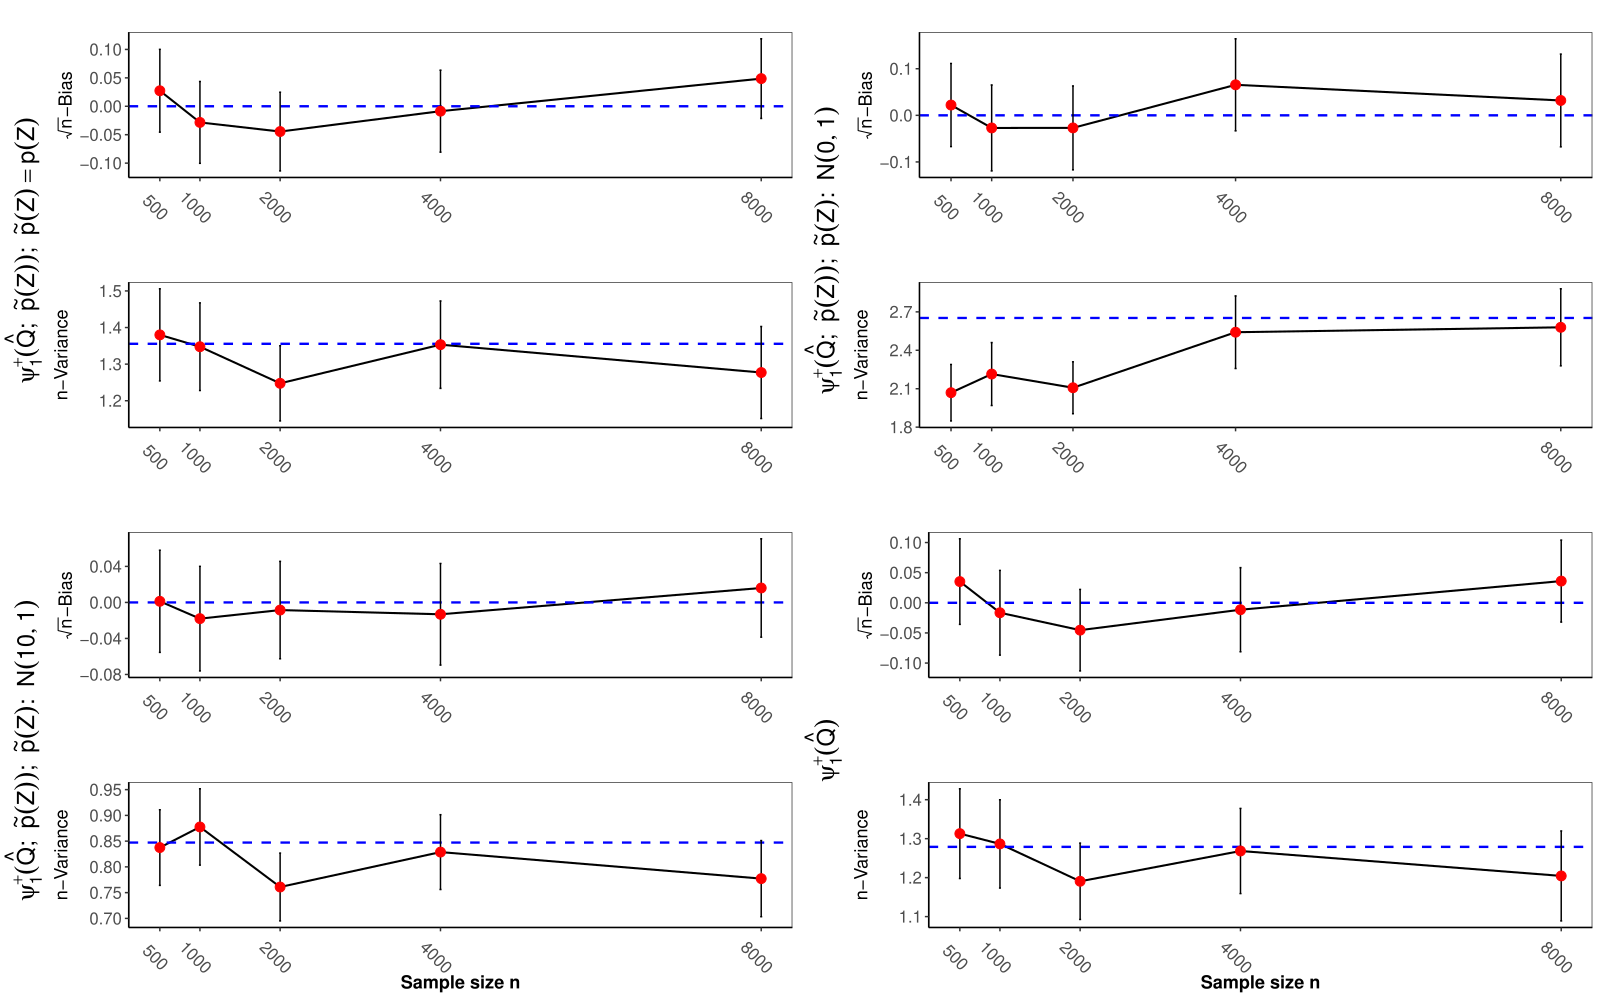

Generate this figure with R:
# packages
library(ggplot2)
library(ggpubr)
library(latex2exp)
library(reshape2)
library(stats)
library(xtable)
library(gridExtra)
library(cowplot)
library(here)

setwd(here::here("sim6-verma-efficiency"))

# plot function
source("plot-sub.R")

# sample size
n.vec <- c(500,1000,2000,4000,8000)

# number of simulation
nsim <- 1000

### p(Z) ====
# the truth
load("DGPs/6-truth-binaryM-continuousZ-pz.Rdata")

load("binaryM-continuousZ/Onestep/result.Rdata")
p.pz <- plot.tmle(r'($\psi_1^{+}(\hat{Q};\ \tilde{p}(Z));\ \tilde{p}(Z)=p(Z)$)',z="all.z",samplesize.label=F)

### N(0,1) ====
# the truth
load("DGPs/6-truth-binaryM-continuousZ-normal01-pz.Rdata")

load("binaryM-continuousZ-nomal01/Onestep/result.Rdata")
p.normal01 <- plot.tmle(r'($\psi_1^{+}(\hat{Q};\ \tilde{p}(Z)); \ \tilde{p}(Z):\ N(0,1)$)',z="all.z",samplesize.label=F)

### N(10,1) ====
# the truth
load("DGPs/6-truth-binaryM-continuousZ-normal10.1-pz.Rdata")

load("binaryM-continuousZ-nomal10/Onestep/result.Rdata")
p.normal10 <- plot.tmle(r'($\psi_1^{+}(\hat{Q};\ \tilde{p}(Z)); \ \tilde{p}(Z):\ N(10,1)$)',z="all.z")


# ### N(10,1) ====
# # the truth
# load("DGPs/6-truth-binaryM-continuousZ-mix.Rdata")
# 
# load("binaryM-continuousZ-mix/Onestep/result.Rdata")
# p.normal10 <- plot.tmle(r'($\psi_1^{+}(\hat{Q};\ \tilde{p}(Z)); \ \tilde{p}(Z):\ N(10,1)$)',z="all.z")

### non verma estimator ====
# the truth
load("DGPs/6-truth-binaryM-continuousZ-nonverma.Rdata")

load('binaryM-continuousZ-nonverma-estimator/Onestep/result.Rdata')
p.nonverma <- plot.tmle(r'($\psi_1^{+}(\hat{Q})$)',z="nonverma")

# 
# p.tmle <- plot_grid(
#   p.z0.tmle,p.z1.tmle,p.all.z.tmle,p.opt.tmle,
#   align = "v", ncol = 1
# )
# 
# p.one <- plot_grid(
#   p.z0.one,p.z1.one,p.all.z.one,p.opt.one,
#   align = "v", ncol = 1
# )
# 
# 
p.final <- plot_grid(
  p.pz,p.normal01,p.normal10,p.nonverma,
  align = "h",
  ncol = 2
)


ggsave("plot.pdf", plot = p.final, width = 16, height = 10, units = "in")
ggsave("sim6-continuous.pdf", plot = p.final, width = 16, height = 10, units = "in")
